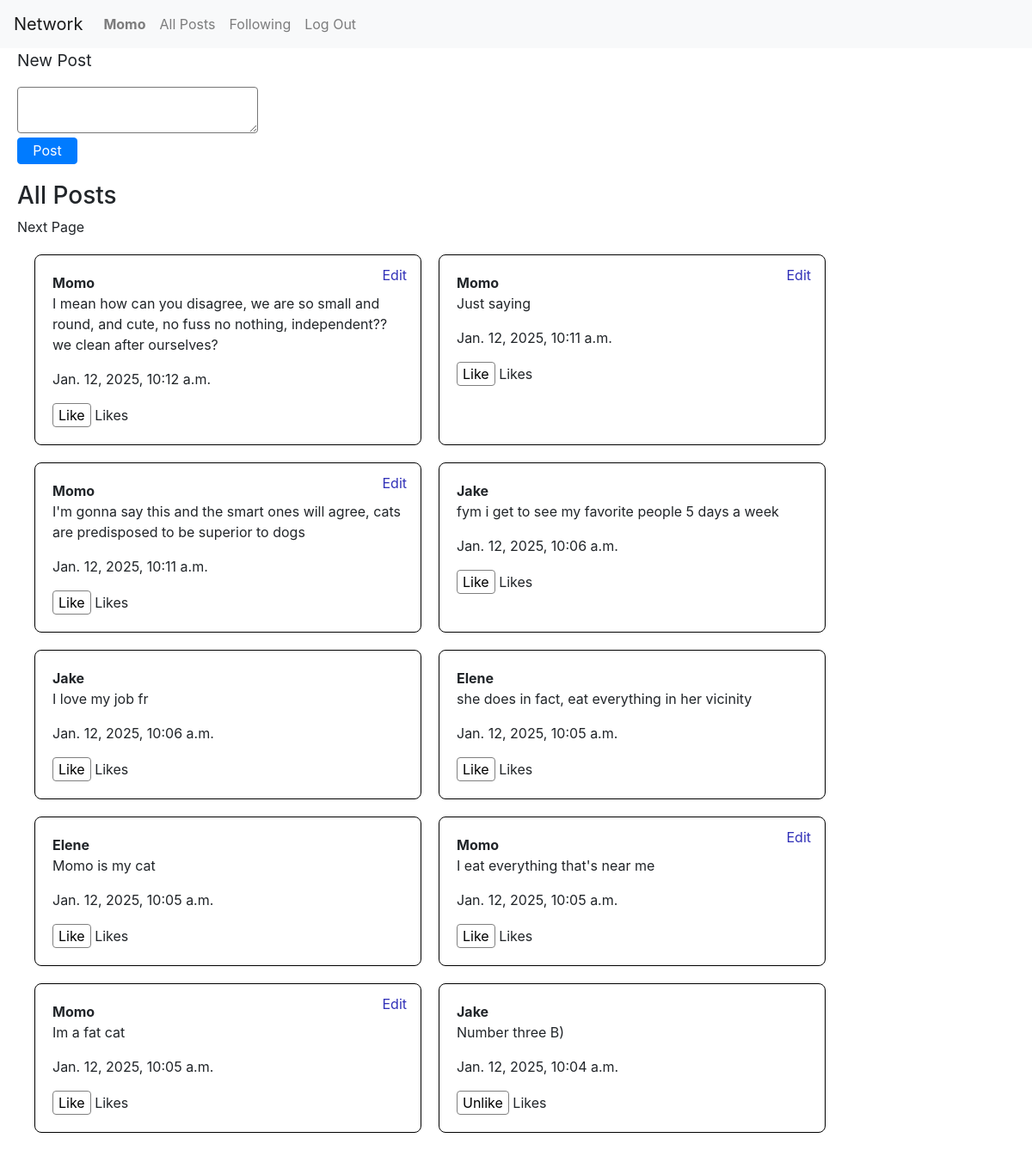
Screenshot of / (signed in) with the database file from the repository.
### network/models.py (models this page shows, shortened)
class User(AbstractUser):
    name = models.CharField(max_length=64, blank=True)
    following = models.ManyToManyField('self', symmetrical=False, related_name='followers')

class Post(models.Model):
    user = models.ForeignKey(User, on_delete=models.CASCADE, related_name='posts')  #link post to the user
    body = models.TextField()
    timestamp = models.DateTimeField(auto_now_add=True) #automatically sets the time
    likes = models.ManyToManyField(User, related_name="liked_posts", blank=True)

### network/views.py (the view)
# urls.py: path("", views.index, name="index"),
def index(request):
    post_list = Post.objects.all().order_by("-timestamp")
    paginator = Paginator(post_list, 10)  # 10 posts
    page_number = request.GET.get('page')
    posts = paginator.get_page(page_number)
    return render(request, "network/index.html", {
        "posts": posts
    })

### network/templates/network/index.html (shortened to what this page needs)
{% extends "network/layout.html" %} {% block body %}
<div class="create-container">
	{% if request.user.is_authenticated %}
	<p class="new-post-header">New Post</p>
	<form class="create-form" action="{% url 'newpost' %}" method="POST">
		<textarea name="body"></textarea>
		<input type="submit" value="Post" class="create-post-btn btn btn-primary" />
	</form>
	{% else %}
	<p>Please log in to create a post.</p>
	{% endif %}
</div>
<div class="all-posts-container">
	<h3 class="all-posts-header">All Posts</h3>
	<div class="pagination">
		 {% if posts.has_next %}
		<a href="?page={{ posts.next_page_number }}">Next Page</a>
		{% endif %}
	</div>
	<div class="post-list">
		{% for post in posts %}
		<div class="post" id="post-{{ post.id }}">
			<a class="username-class" href="{% url 'profile' post.user.username %}"
				>{{ post.user.username }}</a
			>
			<div class="post-content" id="content-{{ post.id }}">
				{% if user == post.user %}
				<button class="edit-btn" data-post-id="{{ post.id }}">Edit</button>
				{% endif %}
				<p class="post-body" id="post-body-{{ post.id }}">{{post.body}}</p>
			</div>
			<p>{{post.timestamp}}</p>
			{% if user.is_authenticated %}
			<button class="like-btn" data-post-id="{{ post.id }}">
				{% if user in post.likes.all %} Unlike {% else %} Like {% endif %}
			</button>
			{% endif %}
			<span>Likes</span>
		</div>
		{% endfor %}
	</div>
</div>
{% endblock %}

### network/templates/network/layout.html (shortened to what this page needs)
{% load static %}
<!DOCTYPE html>
<html lang="en">
	<head>
		<link
			rel="stylesheet"
			href="https://stackpath.bootstrapcdn.com/bootstrap/4.4.1/css/bootstrap.min.css"
		/>
		<link href="{% static 'network/styles.css' %}" rel="stylesheet" />
	</head>
	<body>
		<nav class="navbar navbar-expand-lg navbar-light bg-light">
			<a class="navbar-brand" href="#">Network</a>
			<div class="layout-div">
				<ul class="navbar-nav mr-auto">
					{% if user.is_authenticated %}
					<li class="nav-item">
						<a class="nav-link" href="#"
							><strong>{{ user.username }}</strong></a
						>
					</li>
					{% endif %}
					<li class="nav-item">
						<a class="nav-link" href="{% url 'index' %}">All Posts</a>
					</li>
					{% if user.is_authenticated %}
					<li class="nav-item">
						<a class="nav-link" href="{% url 'following' %}">Following</a>
					</li>
					<li class="nav-item">
						<a class="nav-link" href="{% url 'logout' %}">Log Out</a>
					</li>
					{% endif %}
				</ul>
			</div>
		</nav>
		<div class="body">{% block body %} {% endblock %}</div>
	</body>
</html>

### network/static/network/styles.css (style rules this page uses)
.create-container { height: 25%; width: 25%; padding-left: 20px; }
.create-form { display: flex; flex-direction: column; width: 100%; height: 100%; }
.create-post-btn { margin-top: 5px; width: 25%; padding-top: 2px; padding-bottom: 3px; }
.new-post-header { font-size: 1.2em; }
.all-posts-container { width: 80%; padding-left: 20px; padding-bottom: 20px; }
.post-list { list-style-type: none; padding-left: 20px; margin-top: 20px; display: grid; grid-template-columns: repeat(auto-fit, minmax(300px, 1fr)); gap: 20px; }
.post { padding: 20px; width: auto; border: 1px solid black; height: auto; border-radius: 8px; word-wrap: break-word; overflow-wrap: break-word; position: relative; }
.all-posts-header { margin-top: 20px; text-wrap: wrap; }
textarea { border-radius: 4px; }
.edit-btn { right: 10px; top: 10px; margin-bottom: 20px; background-color: transparent; border: none; position: absolute; color: rgb(49, 49, 184); }
a { color: inherit; }
button { background-color: transparent; border: 1px gray solid; border-radius: 4px; }
.username-class { font-weight: bold; }

### rows the page displays
User: username "Momo"
Post: user.username "Momo", body "I mean how can you disagree, we are so small and round, and cute, no fuss no nothing, independent?? we clean after ourselves?", timestamp "Jan. 12, 2025, 10:12 a.m.", shows "Like"
Post: user.username "Momo", body "Just saying", timestamp "Jan. 12, 2025, 10:11 a.m.", shows "Like"
Post: user.username "Momo", body "I'm gonna say this and the smart ones will agree, cats are predisposed to be superior to dogs", timestamp "Jan. 12, 2025, 10:11 a.m.", shows "Like"
Post: user.username "Jake", body "fym i get to see my favorite people 5 days a week", timestamp "Jan. 12, 2025, 10:06 a.m.", shows "Like"
Post: user.username "Jake", body "I love my job fr", timestamp "Jan. 12, 2025, 10:06 a.m.", shows "Like"
Post: user.username "Elene", body "she does in fact, eat everything in her vicinity", timestamp "Jan. 12, 2025, 10:05 a.m.", shows "Like"
Post: user.username "Elene", body "Momo is my cat", timestamp "Jan. 12, 2025, 10:05 a.m.", shows "Like"
Post: user.username "Momo", body "I eat everything that's near me", timestamp "Jan. 12, 2025, 10:05 a.m.", shows "Like"
Post: user.username "Momo", body "Im a fat cat", timestamp "Jan. 12, 2025, 10:05 a.m.", shows "Like"
Post: user.username "Jake", body "Number three B)", timestamp "Jan. 12, 2025, 10:04 a.m.", shows "Unlike"
